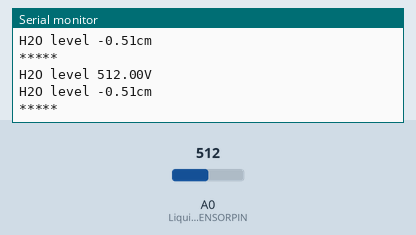
The sketch below on a simulated Arduino Uno, built with avr-gcc and run on an emulated ATmega328P. On the bench: the last lines printed to the serial monitor. Inputs (shaded band) come from the test bench; at power-on: A0 (LiquidLevSENSORPIN) = 512.

Above: at 1.3 s.
1.4 s: A0 (LiquidLevSENSORPIN) set to 716
At 1.81 s:
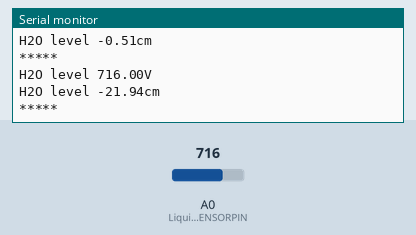
2.9 s: A0 (LiquidLevSENSORPIN) set to 900
At 3.32 s:
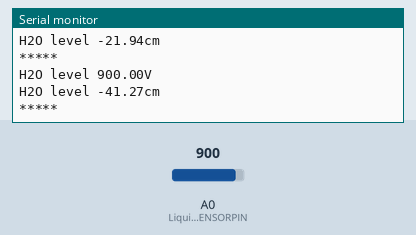
Timing chart, 0 to 5.9 s (numbered marks = the images above; inputs shaded):
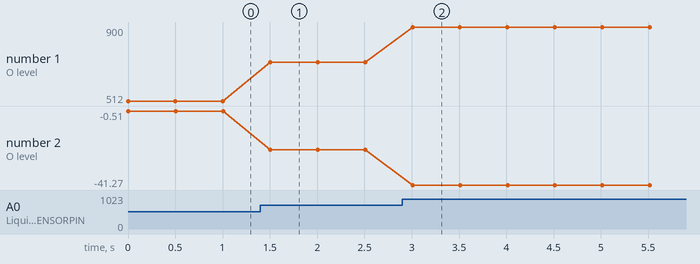

The sketch:

leveling_distance.ino
```cpp
/*
 * Water Level Sensor
*/

#define LiquidLevSENSORPIN A0 //eTape connected to A0
float eTapeReading;
float eTapeLevel;

void setup() {
   Serial.begin(115200);
   Serial.println("OK");
}

void loop(){
  eTapeReading = analogRead(LiquidLevSENSORPIN);
  eTapeLevel = -eTapeReading*0.105048316+53.27103414; //Equation derived from data
  //eTapeArray[ArrayIndex] = analogRead(LiquidLevSENSORPIN);
  //eTapeLevel = -averageArrayInt(eTapeArray, ArrayLength)*0.105048316+53.27103414; //Equation derived from data
  Serial.print("H2O level ");
  Serial.print(eTapeReading);
  Serial.println("V ");
  Serial.print("H2O level ");
  Serial.print(eTapeLevel);
  Serial.println("cm ");
  Serial.println(F("*****"));
  delay(500);
}
```

Measured:
- after the input at 1.4 s, the serial monitor: prints a new line after 0.10 s (image 1)
- after the input at 2.9 s, the serial monitor: prints a new line after 0.11 s (image 2)
- plotted number 1: 512 → 716 after the input at 1.4 s, 716 → 900 after the input at 2.9 s
- plotted number 2: -0.51 → -21.94 after the input at 1.4 s, -21.94 → -41.27 after the input at 2.9 s
